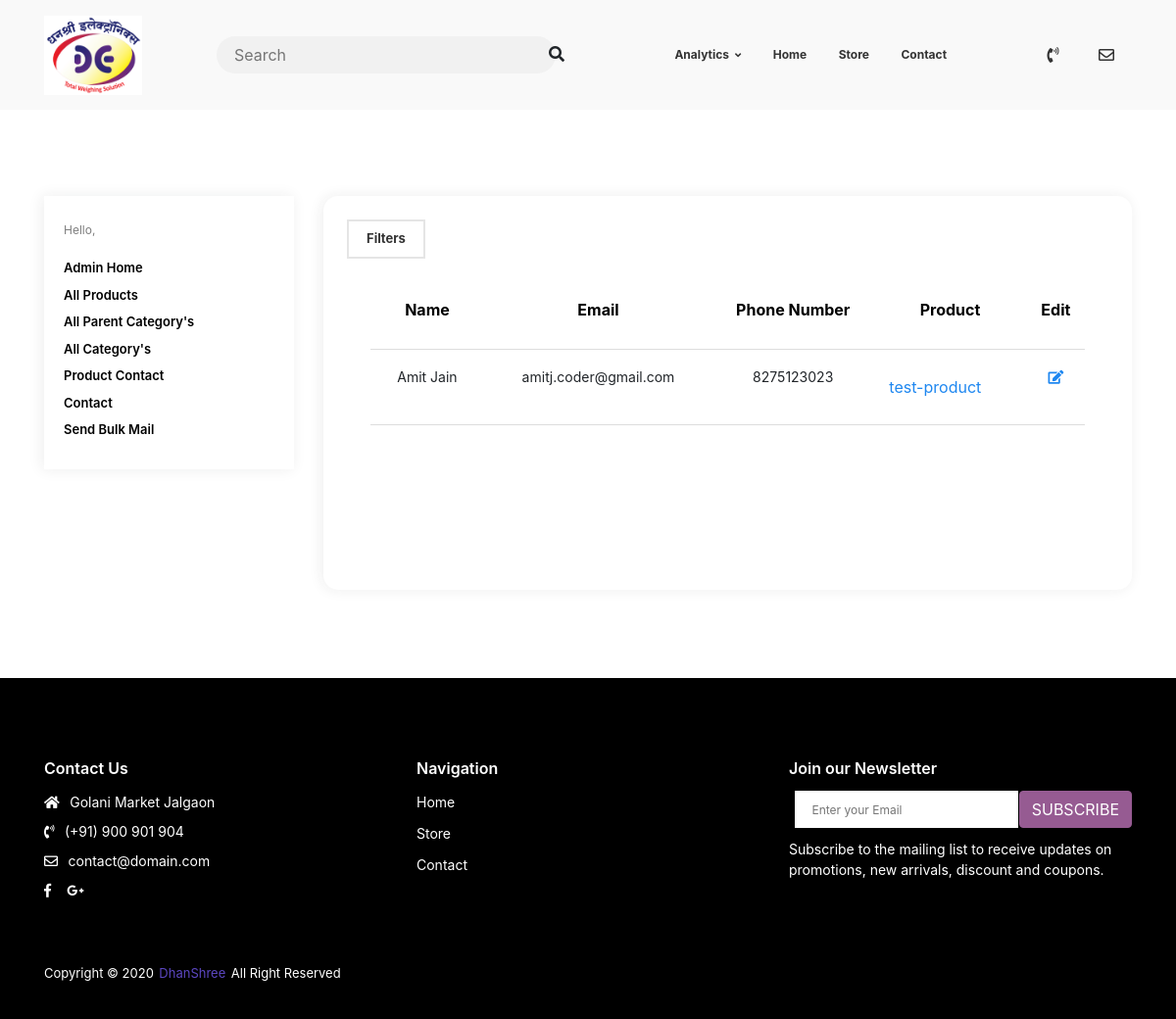
Before: /analytics/product/contact/ (signed in) with the older database file.
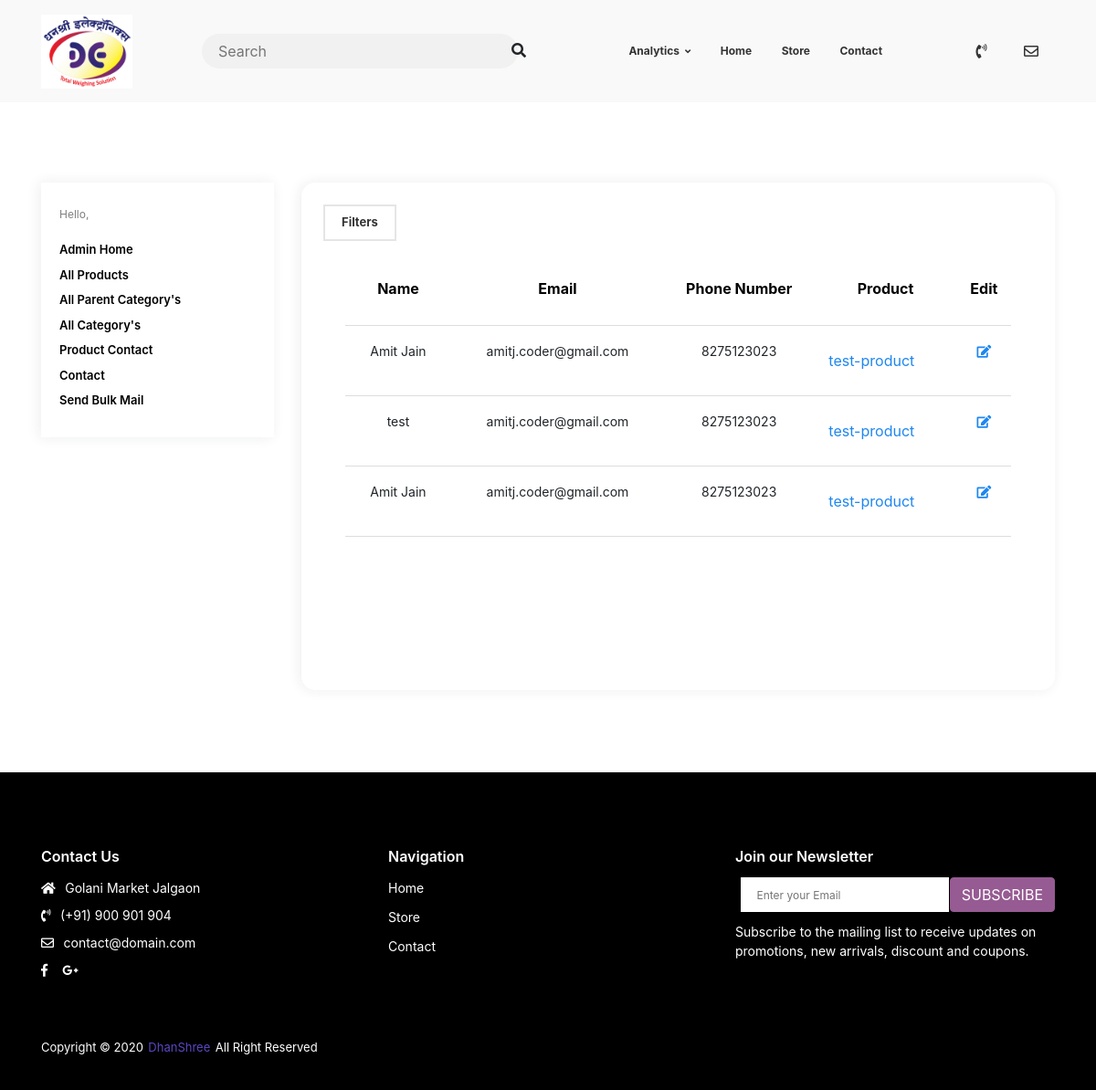
After: the same page with the newer database file.
### products/models.py (models this page shows, shortened)
class ProductContact(models.Model):
    name = models.CharField(max_length=100)
    email = models.EmailField(null=True, blank=True)
    mobile = models.BigIntegerField()
    product = models.ForeignKey(Product, on_delete=models.CASCADE)
    date = models.DateField(default=timezone.now)
    read = models.BooleanField(default=False)
    class Meta:
        ordering = ['-date']

class Product(models.Model):
    category = models.ForeignKey(Category, on_delete=models.CASCADE)
    title = models.CharField(max_length=200, unique=True)
    label = models.CharField(choices=LABEL_CHOICES, max_length=11, null=True, blank=True,
                             help_text="Item is of Sale, New Arrival etc or leave it blank for no label. \
                                        (Label will be displayed over a item.)")
    slug = models.SlugField(unique=True)
    model = models.TextField(null=True, blank=True, max_length=200)
    capacity = models.TextField(null=True, blank=True, max_length=200)
    e_value = models.TextField(null=True, blank=True, max_length=200)
    platform_size = models.TextField(null=True, blank=True, max_length=200)
    weighing_capacity = models.CharField(help_text='Weighing capacity', null=True, blank=True, max_length=200)
    use = models.CharField(null=True, blank=True, max_length=200)
    brand = models.CharField(null=True, blank=True, max_length=200)
    display_type = models.CharField(null=True, blank=True, max_length=200)
    material = models.CharField(null=True, blank=True, max_length=200)
    battery_type = models.CharField(null=True, blank=True, max_length=200)
    power_consumption = models.CharField(null=True, blank=True, max_length=200)
    voltage = models.CharField(null=True, blank=True, max_length=200)
    operating_temperature = models.CharField(null=True, blank=True, max_length=200)
    no_of_digits = models.CharField(null=True, blank=True, max_length=200)
    digit_height = models.CharField(null=True, blank=True, max_length=200)
    options = models.TextField(help_text='Overview product', null=True, blank=True)
    image_main = models.ImageField(upload_to='products', null=True, blank=True)
    image_2 = models.ImageField(upload_to='products', null=True, blank=True)
    image_3 = models.ImageField(upload_to='products', null=True, blank=True)
    image_4 = models.ImageField(upload_to='products', null=True, blank=True)
    image_5 = models.ImageField(upload_to='products', null=True, blank=True)
    is_active = models.BooleanField(default=True)
    trending = models.BooleanField(default=False)
    date_added = models.DateTimeField(auto_now_add=True)
    class Meta:
        db_table = 'products_product'
        ordering = ['title']
    def __str__(self):
        return self.title

### analytics/views.py (the view)
# urls.py: path('product/contact/', views.AdminProductContactListView.as_view(), name='admin-product-contact'),
class AdminProductContactListView(LoginRequiredMixin, UserPassesTestMixin, ListView):
    model = ProductContact
    paginate_by = 4
    template_name = "analytics/product_contact_list_admin.html"
    def get_context_data(self, **kwargs):
        context = super().get_context_data(**kwargs)
        current_query = ProductContact.objects.all()
        category_filter = ProductContactFilter(self.request.GET, queryset=current_query)
        context['filter'] = category_filter
        if len(category_filter.qs) != len(current_query):
            context['object_list'] = category_filter.qs
            if len(category_filter.qs) < self.paginate_by:
                context['is_paginated'] = False
        return context
    def test_func(self):  # Giving only staff the permission to add Category
        return self.request.user.is_staff is True

### analytics/templates/analytics/product_contact_list_admin.html (shortened to what this page needs)
{% extends "analytics/base.html" %}
{% load crispy_forms_tags %}
{% load products_extras %}
{% load widget_tweaks %}
{% block data %}
<div class="tool-style__group u-s-m-b-8">
    <span class="js-shop-filter-target" data-side="#side-filter">Filters</span>
</div>
<div class="dash__pad-2">
<table width="100%">
    <tr>
        <th><p align="center" style="color: #000;font-size: 1em;">Name</p></th>
        <th><p align="center" style="color: #000;font-size: 1em;">Email</p></th>
        <th><p align="center" style="color: #000;font-size: 1em;">Phone Number</p></th>
        <th><p align="center" style="color: #000;font-size: 1em;">Product</p></th>
        <th><p align="center" style="color: #000;font-size: 1em;">Edit</p></th>
    </tr>
    {% for object in object_list %}
    <tr>
        <td style="padding: 1em;"><p align="center">{{ object.name }}</p></td>
        <td style="padding: 1em;"><p align="center">{{ object.email }}</p></td>
        <td style="padding: 1em;"><p align="center">{{ object.mobile }}</p></td>
        <td style="padding: 1em;"><a align="center" href="{% url 'product-detail-view' object.product.id %}">{{ object.product }}</a></td>
        <td style="padding: 1em;"><p align="center"><a href="{% url 'admin-product-contact-update'  object.id %}"><i class="fas fa-edit"></i></a></p></td>
    </tr>
    {% endfor %}
</table>
</div>
<div class="u-s-p-y-60">
</div>
{% endblock data %}

Changed rows visible on the page:
added ProductContact: name "Amit Jain", email "amitj.coder@gmail.com", mobile "8275123023", product "test-product"
added ProductContact: name "test", email "amitj.coder@gmail.com", mobile "8275123023", product "test-product"
